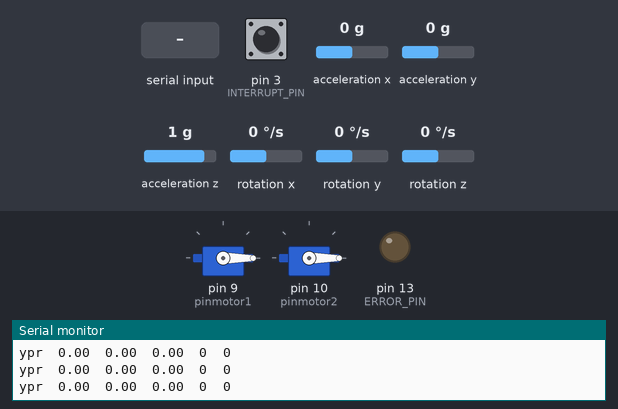
A sketch run on a simulated Arduino Uno, built with avr-gcc and run on an emulated ATmega328P. Parts: 2 × servo, output pins drawn as LEDs (lit = HIGH), the last lines printed to the serial monitor. The test bench sets the inputs (shaded band); at power-on: acceleration x 0 g, acceleration z 1 g, acceleration y 0 g, pin 3 (INTERRUPT_PIN) LOW, rotation x 0 °/s, rotation y 0 °/s, rotation z 0 °/s. The sensor or clock chip raises its interrupt line as the real part does.

Above: at 1.7 s.
1.8 s: "1024\n" received over Serial
At 2.4 s:
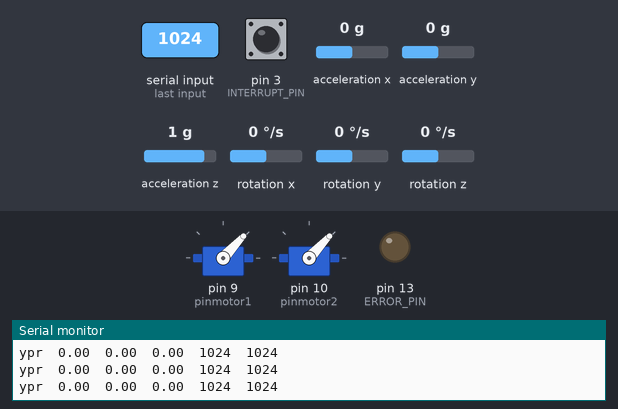
3.3 s: acceleration x set to -1.4 g
At 4.5 s:
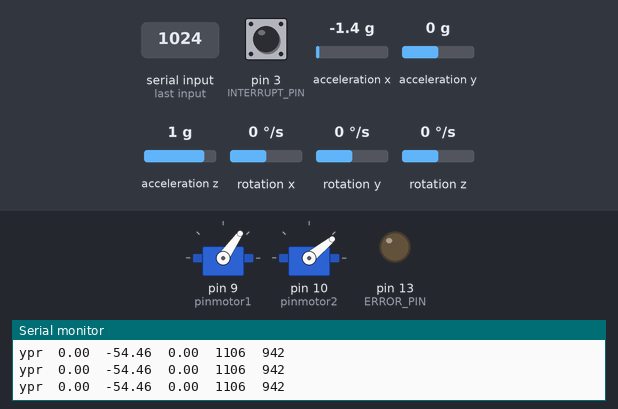
4.8 s: acceleration z set to 0 g
At 5.4 s:
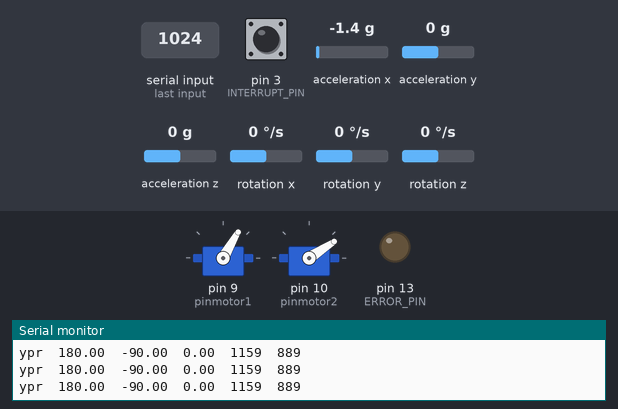
6.3 s: acceleration x set to 0.8 g
At 7.1 s:
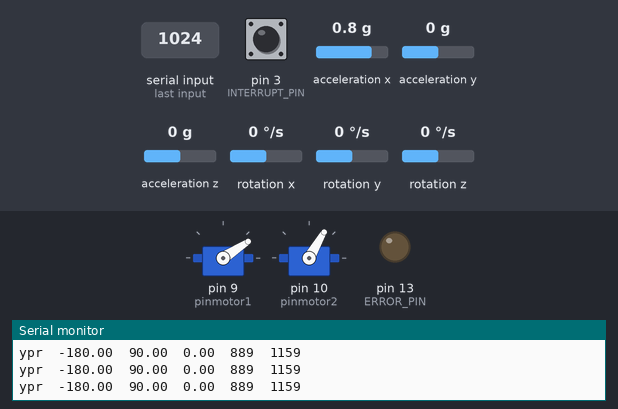
7.9 s: acceleration y set to -1.4 g
At 8.9 s:
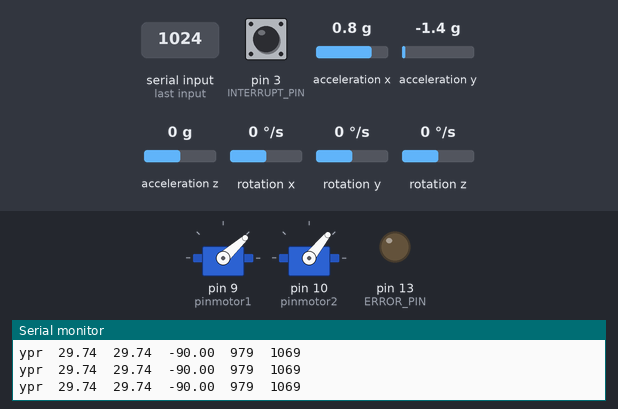
10.9 s: acceleration y set to 0.1 g
At 11.2 s:
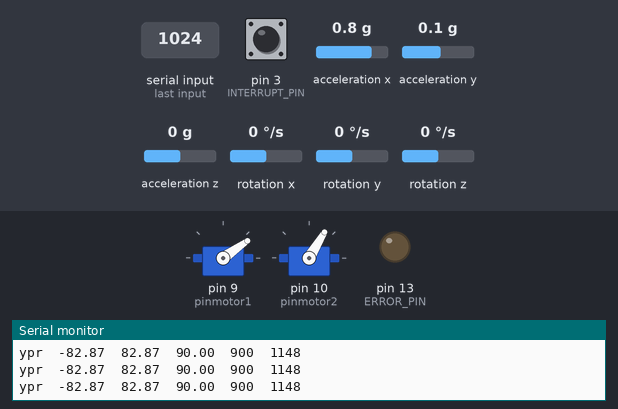
Timing chart, 0 to 13.4 s (numbered marks = the images above; inputs shaded):
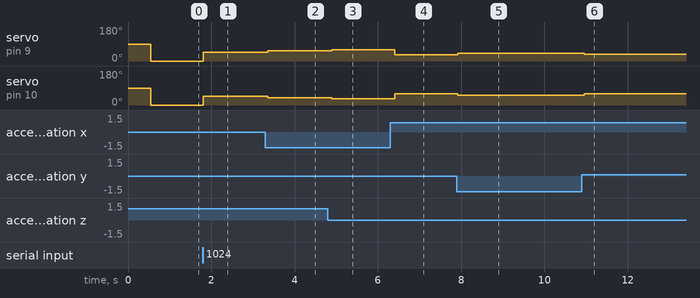

Measured:
- after the input at 1.8 s, servo on pin 9 (pinmotor1), servo on pin 10 (pinmotor2): 0° → 47° at once
- after the input at 3.3 s, servo on pin 9 (pinmotor1): 47° → 55° after 0.06 s; servo on pin 10 (pinmotor2): 47° → 39° after 0.06 s
- after the input at 4.8 s, servo on pin 9 (pinmotor1): 55° → 60° after 0.09 s; servo on pin 10 (pinmotor2): 39° → 33° after 0.09 s
- after the input at 6.3 s, servo on pin 9 (pinmotor1): 60° → 33° after 0.10 s; servo on pin 10 (pinmotor2): 33° → 60° after 0.10 s
- after the input at 7.9 s, servo on pin 9 (pinmotor1): 33° → 42° at once; servo on pin 10 (pinmotor2): 60° → 51° at once
- after the input at 10.9 s, servo on pin 9 (pinmotor1): 42° → 35° after 0.06 s; servo on pin 10 (pinmotor2): 51° → 59° after 0.06 s

The sketch:

pidmpudron.ino
```cpp
#include "I2Cdev.h"
#include "MPU6050_6Axis_MotionApps20.h"
#if I2CDEV_IMPLEMENTATION == I2CDEV_ARDUINO_WIRE
#include "Wire.h"
#endif
#include<Servo.h>
#include<PID_v1.h>

#define INTERRUPT_PIN 3 //pin do sprawdzania popranosci komunikacji
#define ERROR_PIN 13 //pin do sugnalizowania krytycznego błędu kodu

// zrobic next symulacja fifo owerflow dać go to początek
//przemyslec limity pid
int limit = 1024;
// nastawy pid
double Kp = 3;
double Ki = 0;
double Kd = 0;
// wejscie pid i wyjscie
double Setpointx = 0;
double Setpointy = 0;
double Setpointz = 0;
double Outputx = 0;
double Outputy = 0;
double Outputz = 0;


MPU6050 mpu;

Servo motor1;
Servo motor2;
//Servo motor3;
//Servo motor4;
//piny do silniczkow
int pinmotor1 = 9;
int pinmotor2 = 10;
//int ponmotor3 = ;
//int pinmotor4 = ;

//moc silniczkow thrust
int power = 0;
int powermotor1 = 0;
int powermotor2 = 0;
int powermotor3 = 0;
int powermotor4 = 0;


/////
bool dmpReady = false;  // potwierdzenie gotowosci dmp
uint8_t mpuIntStatus = 0;   // bajt błędów mpu 3A rejestr
uint8_t devStatus = 0;      // inicjalizacja dmp (0 = success, !0 = error)
uint16_t packetSize = 0;    // oczekiwana wartosc paczki danych (domyslnie 42 bytes)
uint16_t fifoCount = 0;     // licznik bajtów w fifo
uint8_t fifoBuffer[64]; // fifo danych z czujnika

Quaternion q;           // [w, x, y, z]         dane z czujnika
VectorFloat gravity;    // [x, y, z]            wektor grawitacji
float degreeposition[3];           // [yaw, pitch, roll]   yaw/pitch/roll

double yaw = 0;
double pitch = 0;
double roll = 0;

// pid pitch rolli yaw
//PID PIDZ(&yaw, &Outputz, &Setpointz, Kp, Ki, Kd, DIRECT);
PID PIDX(&pitch, &Outputx, &Setpointx, Kp, Ki, Kd, DIRECT);
//PID PIDY(&roll, &Outputy, &Setpointy, Kp, Ki, Kd, DIRECT);

volatile bool mpuInterrupt = false;

// funkcja sprawdzająca komunkację z czujnikiem wywoływana pin interupt
void dmpDataReady()
{
  mpuInterrupt = true;
}

void setup()
{
#if I2CDEV_IMPLEMENTATION == I2CDEV_ARDUINO_WIRE
  Wire.begin();
  Wire.setClock(400000); // 400kHz I2C czas
#elif I2CDEV_IMPLEMENTATION == I2CDEV_BUILTIN_FASTWIRE
  Fastwire::setup(400, true);
#endif
  Serial.begin(38400);
  while (!Serial) {
    ;
  }
  Serial.println(F("Initializing I2C devices..."));
  mpu.initialize();
  pinMode(INTERRUPT_PIN, INPUT);
  pinMode(ERROR_PIN, OUTPUT);
  digitalWrite(ERROR_PIN, LOW);
  Serial.println(F("Testing device connections..."));
  Serial.println(mpu.testConnection() ? F("MPU6050 connection successful") : F("MPU6050 connection failed"));
  Serial.println(F("Initializing DMP..."));
  devStatus = mpu.dmpInitialize();

  if (devStatus == 0)
  {
    // turn on the DMP, now that it's ready
    Serial.println(F("Enabling DMP..."));
    mpu.setDMPEnabled(true);

    // enable Arduino interrupt detection
    Serial.println(F("Enabling interrupt detection (Arduino external interrupt 0)..."));
    attachInterrupt(digitalPinToInterrupt(INTERRUPT_PIN), dmpDataReady, RISING);
    mpuIntStatus = mpu.getIntStatus();

    //Serial.println(digitalRead(INTERRUPT_PIN));
    // set our DMP Ready flag so the main loop() function knows it's okay to use it
    Serial.println(F("DMP ready! Waiting for first interrupt..."));
    dmpReady = true;

    // get expected DMP packet size for later comparison
    packetSize = mpu.dmpGetFIFOPacketSize();
    Serial.println(F("packet size"));
    Serial.println(packetSize);

    mpu.setXGyroOffset(52);
    mpu.setYGyroOffset(-20);
    mpu.setZGyroOffset(-8);
    mpu.setXAccelOffset(937);
    mpu.setYAccelOffset(-895);
    mpu.setZAccelOffset(925);
  }
  else
  {
    // ERROR!
    // 1 = initial memory load failed
    // 2 = DMP configuration updates failed
    digitalWrite(ERROR_PIN, HIGH);
    Serial.print(F("DMP Initialization failed (code "));
    Serial.print(devStatus);
    Serial.println(F(")"));
  }
  motor1.attach(pinmotor1);
  motor2.attach(pinmotor2);
  //motor3.attach(pinmotor3);
  //motor4.attach(pinmotor4);

  PIDX.SetMode(AUTOMATIC);
  PIDX.SetOutputLimits(-limit, limit);
}

void loop()
{
  digitalWrite(ERROR_PIN, LOW);
  if (!dmpReady) return;
  // wait for MPU interrupt or extra packet(s) available
  while (!mpuInterrupt && fifoCount < packetSize)
  {
    digitalWrite(ERROR_PIN, HIGH);
    Serial.println(F("jestem w while interupt tzn komunikacja nie zostala rozpoczeta mpu6050"));
  }

  mpuInterrupt = false;
  mpuIntStatus = mpu.getIntStatus();

  // get current FIFO count
  fifoCount = mpu.getFIFOCount();

  if ((mpuIntStatus & 0x10) || fifoCount == 1024)
  {
    // reset aby dalej działać
    mpu.resetFIFO();
    Serial.println(F("FIFO overflow!"));
    digitalWrite(ERROR_PIN, HIGH);
    // otherwise, check for DMP data ready interrupt (this should happen frequently)
  }
  else if (mpuIntStatus & 0x02)
  {
    // czekamy na całą paczkę danych
    //Serial.println(fifoCount);
    while (fifoCount < packetSize) fifoCount = mpu.getFIFOCount();

    // czytamy paczke
    mpu.getFIFOBytes(fifoBuffer, packetSize);
    fifoCount -= packetSize;

    mpu.dmpGetQuaternion(&q, fifoBuffer);
    mpu.dmpGetGravity(&gravity, &q);
    mpu.dmpGetYawPitchRoll(degreeposition, &q, &gravity);

    yaw = degreeposition[0] * 180 / M_PI;
    pitch = degreeposition[1] * 180 / M_PI;
    roll = degreeposition[2] * 180 / M_PI;
    Serial.print("ypr\t");
    Serial.print(yaw);
    Serial.print("\t");
    Serial.print(pitch);
    Serial.print("\t");
    Serial.print(roll);

    if (Serial.available() > 0)
    {

      power = Serial.parseInt();
      Serial.read();
      Serial.println(power);
    }

    powermotor1 = power;
    powermotor2 = power;

    PIDX.Compute();
    // Serial.println(Outputx);
    //Serial.println(roll);
    powermotor1 += round(Outputx / 2); //round okolo
    powermotor2 -= round(Outputx / 2);
   Serial.print("\t");
    Serial.print(powermotor1);
    Serial.print("\t");
Serial.println(powermotor2);
    motor1.writeMicroseconds(powermotor1);
    motor2.writeMicroseconds(powermotor2);
  }
}
// put your main code here, to run repeatedly:
```
